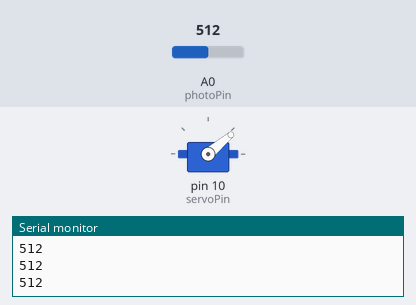
This sketch was run on a simulated Arduino Uno, built with avr-gcc and run on an emulated ATmega328P. On the bench: servo, the last lines printed to the serial monitor. The inputs (shaded band) are chosen by the test bench; at power-on: A0 (photoPin) = 512.

Above: at 1.2 s.
1.3 s: A0 (photoPin) set to 929
2.8 s: A0 (photoPin) set to 940
At 3.8 s:
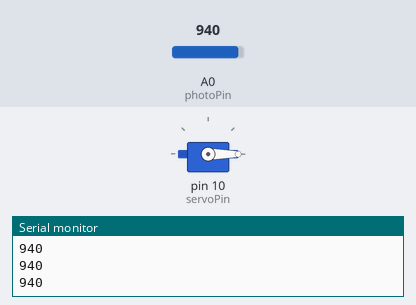
Timing chart, 0 to 5.8 s (numbered marks = the images above; inputs shaded):
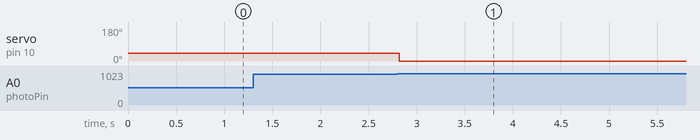

Measured:
- the behaviour switches between 939 and 940 on A0 (photoPin) (found by bisection; images 0 and 1)
- after the input at 2.8 s, servo on pin 10 (servoPin): 40° → 0° at once

The sketch:

servoooooooooooo.ino
```cpp
#include <Servo.h>
#include <math.h>

int servoPin = 10;
float servoPos = 40;
int photoPin = A0;
int light;

Servo myServo;

void setup() {
  pinMode(photoPin, INPUT);
  Serial.begin(9600);
  while (!Serial) { delay(10); }
  myServo.attach(servoPin);
}

void loop() {
  light = analogRead(photoPin);
  if (light <= 1000. && light >= 940.) {
    servoPos = round(((80./60.) * light - 1333.333333333333) + 80);
  }
  Serial.println((int)light);
//  if ((int)servoPos % 4 == 0) {
//    Serial.println(servoPos);
  myServo.write((int)servoPos);
//  }
  delay(50);
}
```
